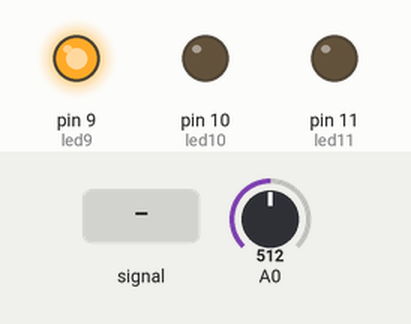
This sketch was run on a simulated Arduino Uno, built with avr-gcc and run on an emulated ATmega328P. Parts: output pins drawn as LEDs (lit = HIGH). The inputs (shaded band) are chosen by the test bench; at power-on: A0 = 512. What the sketch prints to the serial monitor is not drawn.

Above: at 1.2 s.
1.3 s: A0 fed a 200 Hz sine of ±255 counts around its level
At 1.8 s:
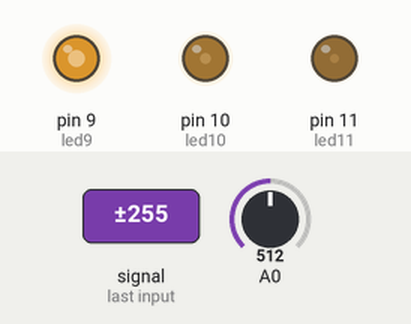
4.3 s: A0 set to 660
At 5.0 s:
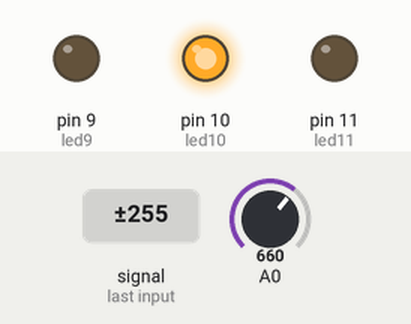
5.8 s: A0 set to 636
At 6.8 s:
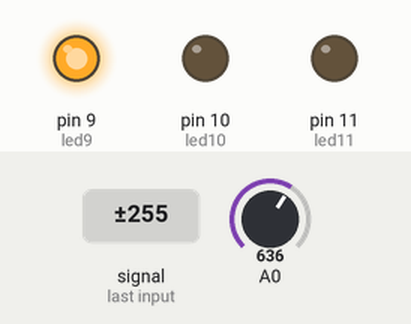
7.3 s: A0 set to 760
At 7.9 s:
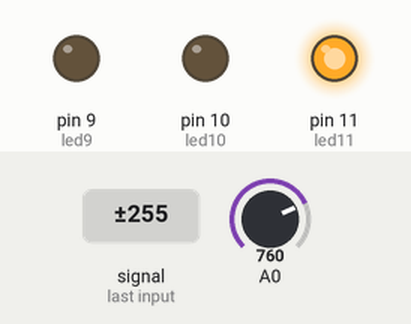
8.8 s: A0 set to 810
At 9.1 s:
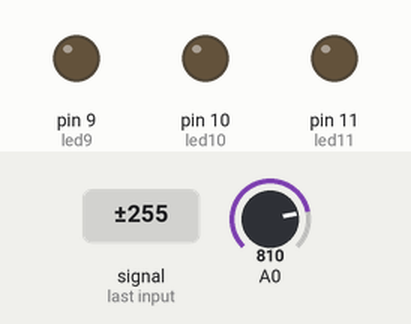
10.3 s: A0 set to 640
At 11.4 s:
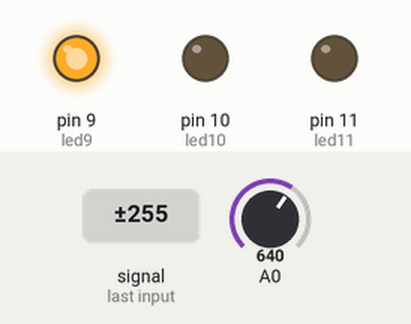
Timing chart, 0 to 12.8 s (numbered marks = the images above; inputs shaded):
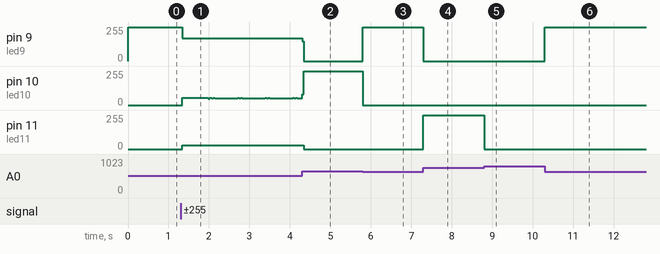

The sketch:

ex23.ino
```cpp
int led9 = 9;
int led10 = 10;
int led11 = 11;

void setup() {
  Serial.begin(115200);
  pinMode(led9, OUTPUT);
  pinMode(led10, OUTPUT);
  pinMode(led11, OUTPUT);
}

void loop() {
    int  Temp  = analogRead(A0);
    Serial.println(Temp);

  if (Temp>800) {
  digitalWrite(led9, LOW);
  digitalWrite(led10, LOW);
  digitalWrite(led11, LOW);
  }

  else if (Temp>750) {
  digitalWrite(led9, LOW);
  digitalWrite(led10, LOW);
  digitalWrite(led11, HIGH);
  }

  else if (Temp>650) {
  digitalWrite(led9, LOW);
  digitalWrite(led10, HIGH);
  digitalWrite(led11, LOW);
  }

  else {
  digitalWrite(led9, HIGH);
  digitalWrite(led10, LOW);
  digitalWrite(led11, LOW);
  }


}
```

Measured:
- the behaviour switches between 651 and 650 on A0 (found by bisection; images 2 and 3)
- after the input at 1.3 s, pin 9 (led9): 255/255 → 172/255 after 0.05 s; pin 11 (led11): 0/255 → 28/255 after 0.05 s
- after the input at 4.3 s, pin 9 (led9): 172/255 → 0/255 at once; pin 11 (led11): 28/255 → 0/255 after 0.05 s
- after the input at 5.8 s, pin 9 (led9): 0/255 → 255/255 at once; pin 10 (led10): 255/255 → 0/255 at once
- after the input at 7.3 s, pin 9 (led9): 255/255 → 0/255 at once; pin 11 (led11): 0/255 → 255/255 at once
- after the input at 8.8 s, pin 11 (led11): 255/255 → 0/255 at once
- after the input at 10.3 s, pin 9 (led9): 0/255 → 255/255 at once
